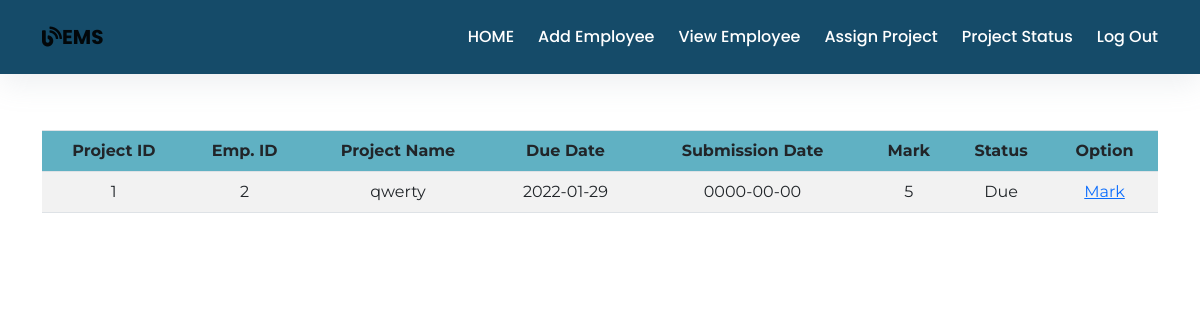
Before: /assignproject.php with the older database file.
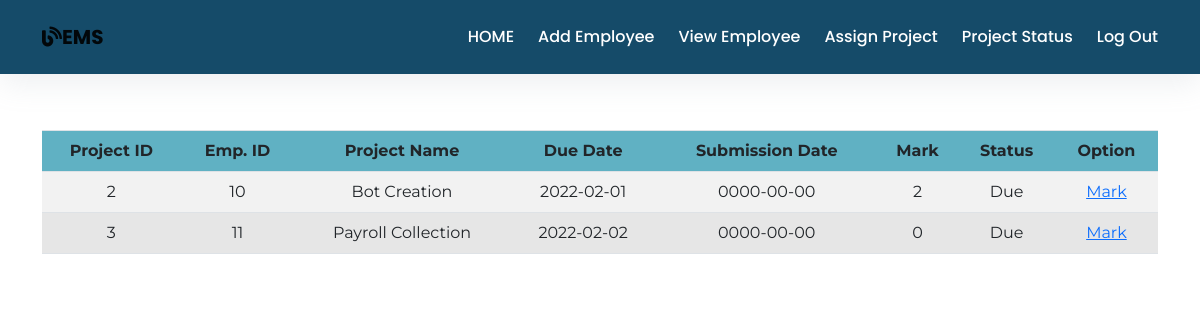
After: the same page with the newer database file.
### tables this page shows
CREATE TABLE `project` (
  `pid` int(11) NOT NULL,
  `eid` int(11) NOT NULL,
  `pname` varchar(100) NOT NULL,
  `duedate` date NOT NULL,
  `subdate` date NOT NULL,
  `mark` int(11) NOT NULL,
  `status` varchar(50) NOT NULL
);

### assignproject.php (the view, shortened to what this page needs)
<?php
require_once ('process/dbh.php');
$sql = "SELECT * from `project` order by subdate desc";
$result = mysqli_query($conn, $sql);
?>
<!DOCTYPE html>
<html lang="en">
  <head>
    <link
      rel="stylesheet"
      href="https://use.fontawesome.com/releases/v5.14.0/css/all.css"
    />
    <link
      rel="stylesheet"
      href="https://stackpath.bootstrapcdn.com/bootstrap/4.5.2/css/bootstrap.min.css"
    />
    <link
      href="https://cdn.jsdelivr.net/npm/bootstrap@5.1.3/dist/css/bootstrap.min.css"
      rel="stylesheet"
    />
    <link rel="stylesheet" type="text/css" href="../sample.css" />
    <link rel="stylesheet" type="text/css" href="./view.css" />
  </head>
  <body class="hero-anime">
    <div class="navigation-wrap start-header start-style">
      <div class="container">
        <div class="row">
          <div class="col-12">
            <nav class="navbar navbar-expand-md navbar-light">
              <a class="navbar-brand" href="#" target="_blank"
                ><i class="fas fa-blog"></i><b>EMS</b></a
              >
              <div class="collapse navbar-collapse" id="navbarSupportedContent">
                <ul class="navbar-nav ml-auto py-4 py-md-0">
                  <li class="nav-item pl-4 pl-md-0 ml-0 ml-md-4">
                    <a class="nav-link" href="./adminlogin.html">HOME</a>
                  </li>
                  <li class="nav-item pl-4 pl-md-0 ml-0 ml-md-4">
                    <a class="nav-link" href="./addemp.php">Add Employee</a>
                  </li>
                  <li class="nav-item pl-4 pl-md-0 ml-0 ml-md-4">
                    <a class="nav-link" href="./viewemp.php">View Employee</a>
                  </li>
                  <li class="nav-item pl-4 pl-md-0 ml-0 ml-md-4">
                    <a class="nav-link" href="./assign.php">Assign Project</a>
                  </li>
                  <li class="nav-item pl-4 pl-md-0 ml-0 ml-md-4">
                    <a class="nav-link" href="./assignproject.php">Project Status</a>
                  </li>
                  <li class="nav-item pl-4 pl-md-0 ml-0 ml-md-4">
                    <a class="nav-link" href="./adminlogin.html">Log Out</a>
                  </li>
                </ul>
              </div>
            </nav>
          </div>
        </div>
      </div>
    </div>
    <div class="section">
        <div class="section">
          <div class="container">
            <div class="row">
              <div class="col-12">
              <table class="table table-striped table-hover table-responsive-md">
			<tr>
				<th align = "center">Project ID</th>
				<th align = "center">Emp. ID</th>
				<th align = "center">Project Name</th>
				<th align = "center">Due Date</th>
				<th align = "center">Submission Date</th>
				<th align = "center">Mark</th>
				<th align = "center">Status</th>
				<th align = "center">Option</th>
			</tr>
			<?php
				while ($employee = mysqli_fetch_assoc($result)) {
					echo "<tr>";
					echo "<td>".$employee['pid']."</td>";
					echo "<td>".$employee['eid']."</td>";
					echo "<td>".$employee['pname']."</td>";
					echo "<td>".$employee['duedate']."</td>";
					echo "<td>".$employee['subdate']."</td>";
					echo "<td>".$employee['mark']."</td>";
					echo "<td>".$employee['status']."</td>";
					echo "<td><a href=\"mark.php?id=$employee[eid]&pid=$employee[pid]\">Mark</a>";
				}
			?>
		</table>
              </div>
            </div>
          </div>
        </div>
      </div>
    <div class="my-5 py-5"></div>
  </body>
</html>

Changed rows visible on the page:
removed project: pid "1", eid "2", pname "qwerty", duedate "2022-01-29", subdate "0000-00-00", mark "5", status "Due"
added project: pid "2", eid "10", pname "Bot Creation", duedate "2022-02-01", subdate "0000-00-00", mark "2", status "Due"
added project: pid "3", eid "11", pname "Payroll Collection", duedate "2022-02-02", subdate "0000-00-00", mark "0", status "Due"
